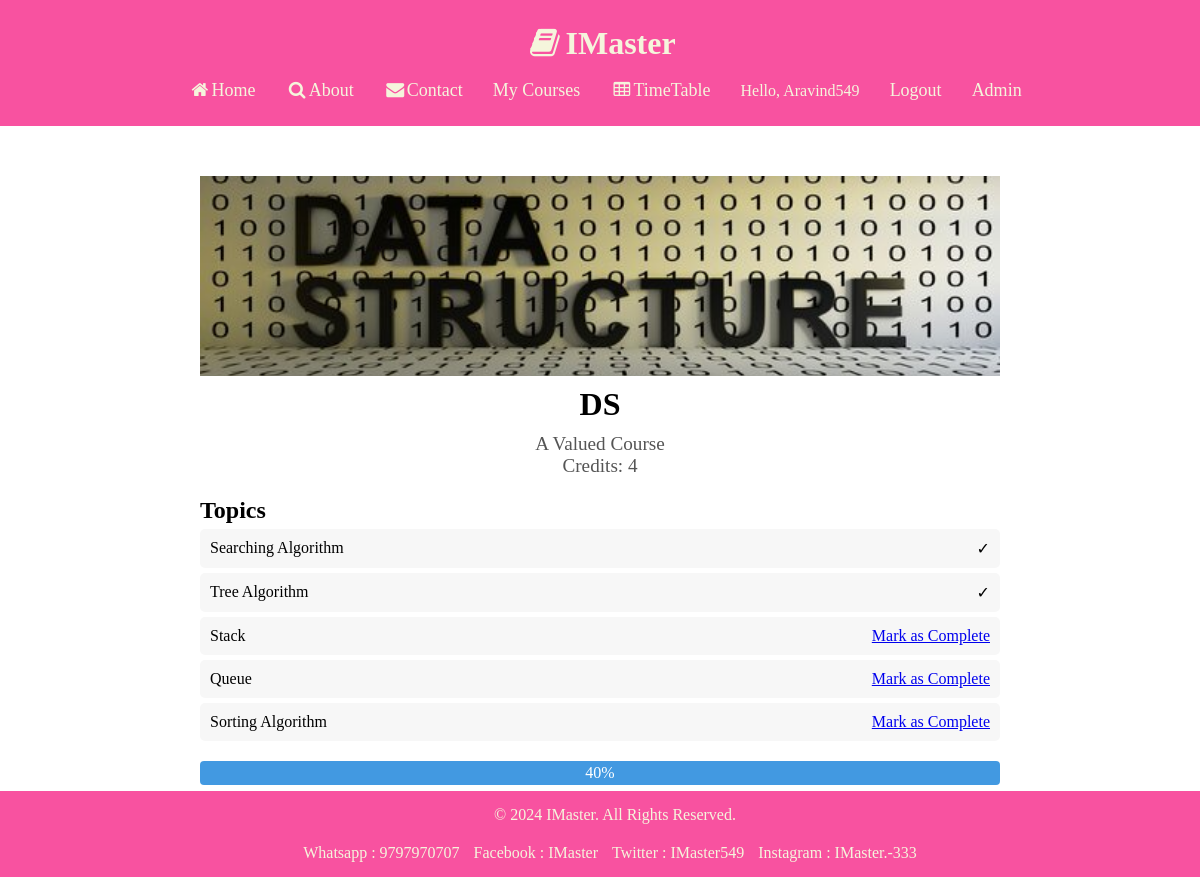
/course/14/ (signed in), run on the app's committed database.
### IMaster/models.py (models this page shows, shortened)
class Course(models.Model):
  course_name = models.CharField(max_length=100)
  credit = models.PositiveIntegerField()
  description = models.CharField(max_length=300)
  images = models.ImageField(upload_to='images')
  enrolled_students = models.ManyToManyField(User, related_name='enrolled_courses', blank=True)
  created_by = models.ForeignKey(User, on_delete=models.CASCADE)
  topics = models.ManyToManyField(Topic, related_name='courses')

class Topic(models.Model):
    name = models.CharField(max_length=100)

### IMaster/views.py (the view)
# urls.py: path('course/<int:course_id>/', views.view_course, name='view_course'),
def view_course(request, course_id):
    course = get_object_or_404(Course, id=course_id)
    user = request.user
    progress, created = StudentCourseProgress.objects.get_or_create(student=user, course=course)
    completed_topics = progress.completed_topics.all()
    total_topics = course.topics.all()[:5]
    completed_count = completed_topics.filter(id__in=total_topics).count()
    progress_percentage = int((completed_count / len(total_topics)) * 100) if total_topics else 0
    is_admin = request.user.groups.filter(name='Admin').exists()
    context = {
        'course': course,
        'student_progress': progress,
        'progress': progress_percentage,
        'total_topics': total_topics,
        "is_admin": is_admin
    }
    return render(request, 'course/view_course.html', context)

### IMaster/templates/course/view_course.html (shortened to what this page needs)
{% extends "base.html" %}
{% block content %}
<div class="course-overview-container">
    <div class="course-details">
        <div class="course-image-container">
            <img src="{{ course.images.url }}" class="course-image" alt="Course Image">
        </div>
        <h2 class="course-name">{{ course.course_name }}</h2>
        <p class="course-description">{{ course.description }}</p>
        <p class="course-credits">Credits: {{ course.credit }}</p>
    </div>
    <div class="course-topics">
        <h3>Topics</h3>
        <ul>
            {% for topic in course.topics.all %}
                <li>
                    <span>{{ topic.name }}</span>
                    {% if topic in student_progress.completed_topics.all %}
                    <span>✓</span>
                    {% else %}
                    <a href="{% url 'mark_topic_complete' course.id topic.id %}">Mark as Complete</a>
                    {% endif %}
                </li>
            {% endfor %}
        </ul>
    </div>
    <div class="progress-container">
        <div class="progress-bar">
            <div class="progress-bar-fill">{{ progress }}%</div>
        </div>
    </div><br>
</div>
{% endblock %}

### IMaster/templates/base.html (shortened to what this page needs)
{% load static %}
<!DOCTYPE html>
<html lang="en">
<head>
  <link rel="stylesheet" href="https://cdnjs.cloudflare.com/ajax/libs/font-awesome/4.7.0/css/font-awesome.min.css">
</head>
<body>
  <header class="navbar">
    <h1 class="text-4xl font-serif"><i class="fa fa-fw fa-book"></i>IMaster</h1><br>
    <nav class="nav">
        <ul>
            <li><a href="{% url 'home' %}"><i class="fa fa-fw fa-home"></i>Home</a></li>
            <li><a href="#"><i class="fa fa-fw fa-search"></i>About</a></li>
            <li><a href="#"><i class="fa fa-fw fa-envelope"></i>Contact</a></li>
            {% if user.is_authenticated %}
            <li><a href="{% url 'enrolled_courses' %}">My Courses</a></li>
            <li><a href="{% url 'timetable' %}"><i class="fa fa-fw fa-table"></i>TimeTable</a></li>
            <li style="color: beige; font-size: medium;">Hello, {{ user.username }}</li>
            <li><a href="{% url 'logout' %}" onclick="noBack()">Logout</a></li>
            {% if is_admin %}
            <li><a href="{% url 'admins' %}">Admin</a></li>
            {% endif %}
            {% else %}
            <li><a href="{% url 'signup' %}"><i class="fa fa-fw fa-user"></i>Signup</a></li>
            <li><a href="{% url 'login' %}"><i class="fa fa-fw fa-user"></i>Login</a></li>
            {% endif %}
        </ul>
    </nav>
</header>
  <div id="content" style="padding-top: 30px;">
    {% block content %}{% endblock %}
  </div><br><br><br>
  <footer class="footer">
    <p>&copy; 2024 IMaster. All Rights Reserved.</p>
    <ul>
      <li>Whatsapp : 9797970707</li>
      <li>Facebook : IMaster</li>
      <li>Twitter : IMaster549</li>
      <li>Instagram : IMaster.-333</li>
    </ul>
  </footer>
</body>
</html>

### IMaster/templates/base.html (style rules this page uses)
* { margin: 0; }
.navbar { padding: 25px; background-color: rgb(248, 82, 160); }
.navbar h1 { text-align: center; color: beige; }
.navbar a { text-decoration: none; }
.nav { display: flex; justify-content: center; }
.nav ul { display: flex; justify-content: center; align-items: center; }
.nav ul li { list-style: none; margin-right: 30px; }
.nav ul li a { text-decoration: none; color: beige; font-size: 18px; }
.footer { background-color: rgb(248, 82, 160); color: beige; text-align: center; padding: 15px; position: fixed; bottom: 0; width: 100%; }
.footer p { margin-bottom: 10px; }
.footer ul { list-style-type: none; padding: 0; margin-top: 20px; }
.footer ul li { display: inline-block; margin-right: 10px; }

### IMaster/templates/course/view_course.html (style rules this page uses)
.course-overview-container { max-width: 800px; margin: 0 auto; padding: 20px; }
.course-details { text-align: center; }
.course-image-container { height: 200px; width: 100%; overflow: hidden; }
.course-image { width: 100%; height: 100%; object-fit: cover; }
.course-name { font-size: 2rem; font-weight: bold; margin: 10px 0; }
.course-description, .course-credits { font-size: 1.2rem; color: #555; }
.course-topics, .student-progress { margin-top: 20px; }
.course-topics h3, .student-progress h3 { font-size: 1.5rem; font-weight: bold; }
.course-topics ul { list-style-type: none; padding: 0; }
.course-topics li { display: flex; justify-content: space-between; background: #f7f7f7; margin: 5px 0; padding: 10px; border-radius: 5px; }
.progress-container { margin-top: 20px; }
.progress-bar { width: 100%; background-color: #f1f1f1; border-radius: 0.25rem; overflow: hidden; }
.progress-bar-fill { height: 1.5rem; background-color: #4299e1; text-align: center; color: #fff; line-height: 1.5rem; }

### data on the page
Course: images (picture), course_name "DS", description "A Valued Course", credit "4"
Topic: name "Searching Algorithm"
Topic: name "Tree Algorithm"
Topic: name "Stack", shows "Mark as Complete"
Topic: name "Queue", shows "Mark as Complete"
Topic: name "Sorting Algorithm", shows "Mark as Complete"

### other printed values
{{ user.username }} "Aravind549"
{{ progress }} "40"
